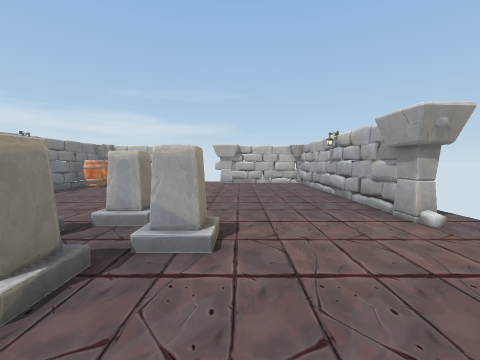
View 1 (above)

12 first-person views from a walk through a Unity game level. The camera is 1.3 m above the floor, tilts 4° down and sees 90° across. The floor is counted in squares, 1 m on a side. Each view is taken from the middle of a square. On the plan, view 1 faces up. The plan holds only what a view shows up to about 12 squares ahead; the rest is blank. Some animated figures are left out. Door leaves are left out, so doorways stand open.

View 2
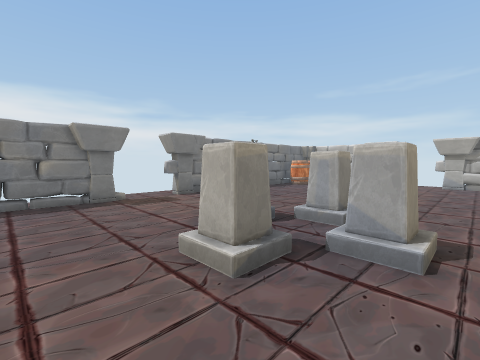

View 3
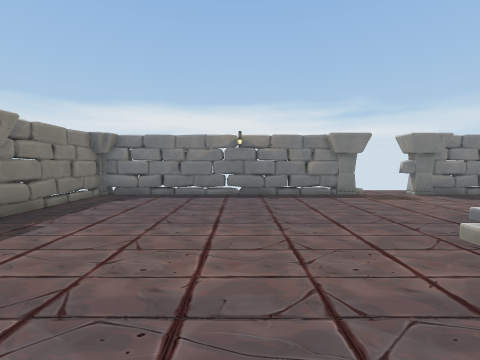

View 4
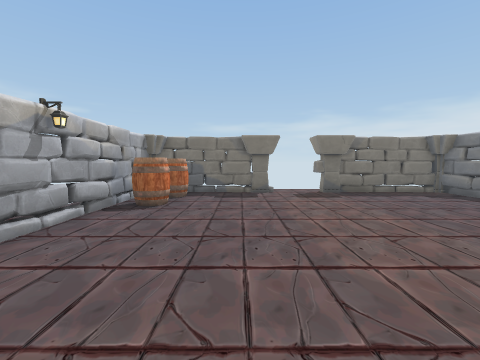

View 5
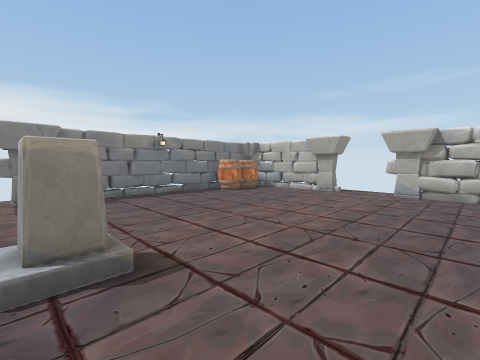

View 6
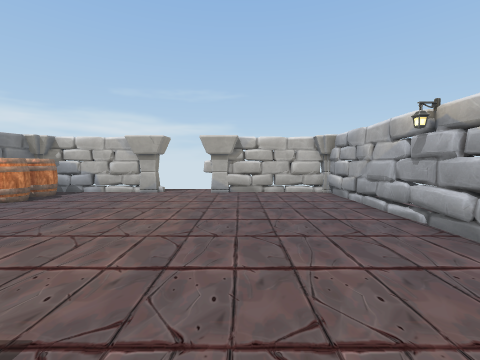

View 7
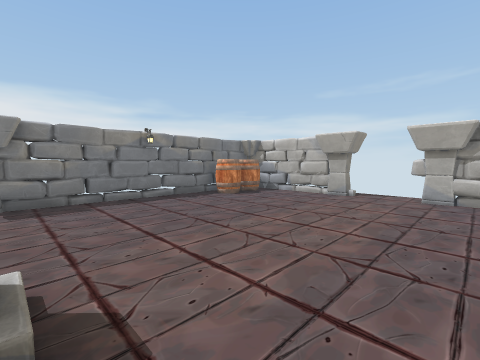

View 8
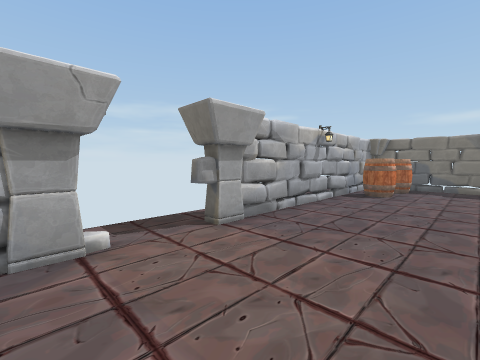

View 9
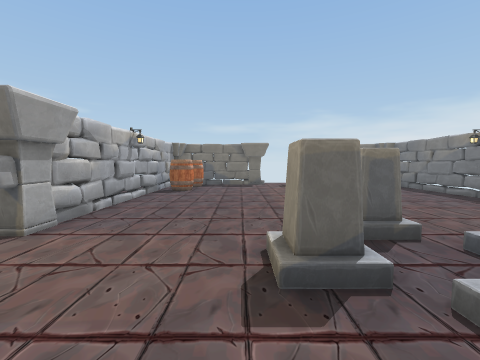

View 10
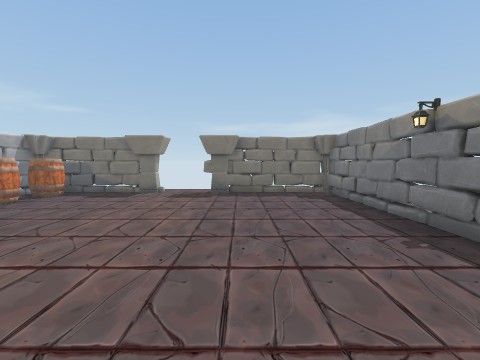

View 11
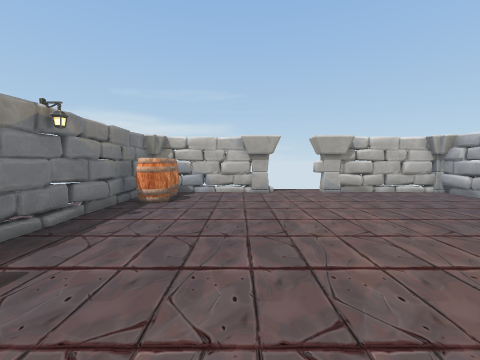

View 12
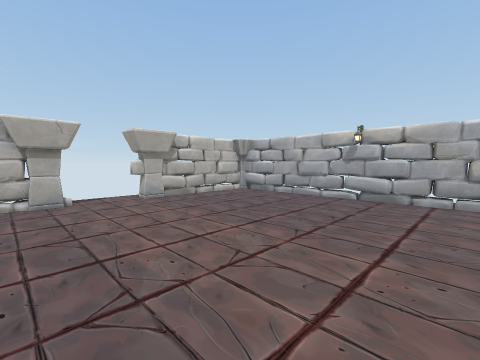

### Floor plan
Points are (right, up) in squares from view 1. A wall is a line through its corners. A room is listed if a view was taken in it or the views show most of it. See-through windows are left out.
Room 1 (views 1, 2, 3, 4, 5, 6, 7, 8, 9, 10, 11, 12)
walls: (-8.9, 5.2) (-9, 4.7); (-8.9, 1.6) (-8.9, -7.4); (-9, 1.6) (-9.1, 0.9) (-8.9, 0.6); (-8.8, 8.1) (-9, 7.4); (4, 2.7) (4, 3.2); (4, 2.7) (4, 3.2); (-9, 7.9) (-8.8, 6.4); (3.8, 6.4) (3.9, 7.4); (4, 6.4) (3.9, 15.5); (-9, -0.5) (-8.8, -1.6); (-8.8, -0.9) (-9.1, -2); (4.1, 7) (3.9, 7.4); (3.8, -0.2) (4.1, 1); (-8.9, -1.4) (-9, -2.1); (3.8, 8.4) (4.1, 9.3); (4, 8.5) (3.7, 10.3); (-9, 10.1) (-8.8, 8.7); (3.9, 9.4) (4, 10); (3.9, 9.6) (4.1, 10.1); (-8.9, -2.8) (-9.1, -4.5); (-9, -3.1) (-8.9, -4.4); (-8.8, 11.6) (-9, 8.8) (-8.9, 8.5); (3.8, -2.8) (4.1, -0.6); (4.1, 10.6) (4.2, 11.4); (3.9, 11.5) (4, 12.4) (3.9, 12.7); (3.7, -3.7) (3.8, -3.1); (-9.1, -4.2) (-8.8, -4.6); (-8.8, 13) (-9, 11.3); (-8.8, -5.1) (-9.1, -6.3); (3.9, -4.3) (4, -3.8); (-8.8, 13.3) (-9.2, 11.9); (-9, -5.3) (-8.8, -6.9); (3.8, -4.9) (4, -3.4); (-4.4, 15.7) (-5.9, 15.8); (-4.4, 15.7) (-9, 15.7) (-8.9, 4.8); (-4.5, 15.7) (-5.7, 15.6); (-5.1, -7.7) (-4.4, -7.8); (-8.8, 14.4) (-9, 12.6); (-0.6, -7.7) (3.8, -7.7); (-0.5, -7.7) (1, -7.8); (-8.7, -6.6) (-8.7, -7.1); (4, -5.8) (3.8, -1.5); (-5.5, 15.8) (-6, 15.6); (-6.4, 15.6) (-7.1, 15.8) (-8.1, 15.6); (3.8, -6) (4, -4.7); (0.1, 15.7) (-0.5, 15.8); (-6.7, -7.6) (-5.5, -7.9); (0.7, 15.7) (0.2, 15.8); (1.4, -7.6) (2, -7.8); (0.6, -7.9) (1.1, -7.7); (1.8, 15.6) (0.9, 15.8) (-0.1, 15.7) (-0.6, 15.8); (-7.5, -7.9) (-7.1, -7.7); (3.9, 14.7) (4, 15.3); (-8.2, -7.7) (-7.1, -7.8); (-8.5, -7.8) (-3.5, -7.8); (4.1, -7.1) (4.1, -6.6); (3.2, 15.7) (2.1, 15.8); (3.5, 15.8) (2.4, 15.7) (2.1, 15.6); (3.5, 15.8) (-1.6, 15.7); (4.1, -7.5) (4, 1.6)
low walls: (4, 8.1) (4.1, 8.6); (3.8, -1.5) (3.8, -1); (4.1, -1.5) (3.8, 1.4); (3.9, 11.2) (3.9, 11.7); (4.1, 12) (4.1, 12.4); (-9, 13.1) (-8.9, 11.9); (3.9, 13.7) (3.9, 14.4); (-6, -7.8) (-5.1, -7.7); (-6.7, 15.9) (-7.2, 15.9); (1.7, -7.9) (2.2, -7.9); (2, -7.8) (2.8, -7.7); (-8.5, -7.8) (-7.7, -7.7)
ways out: open door at (-9, 4.5); open door at (-2.5, -8); open door at (-2.5, 16); open door at (4, 3.5)
objects: pillar (-9, 2) to (-9, 3); pillar (-9, 6); barrel (-8, 13) to (-7, 13); barrel (-8, 14) to (-8, 15); pillar (-4, -8); pillar (-4, 4); pillar (-4, 16); pillar (-3, 2) to (-2, 3); pillar (-3, 5) to (-2, 6); pillar (-1, -8); pillar (-1, 4); pillar (-1, 16); barrel (2, -7) to (3, -6); barrel (2, -5) to (3, -4)

Where each view was taken, in squares from view 1:
view 1: 0 up, 0 right, facing up
view 2: 0 up, 0 right, facing up-left
view 3: 2 down, 1 right, facing left
view 4: 3 up, 0 right, facing down
view 5: 5 up, 1 right, facing up-left
view 6: 5 up, 0 right, facing up
view 7: 6 up, 0 right, facing up-left
view 8: 6 up, 0 right, facing down-right
view 9: 7 up, 0 right, facing down
view 10: 3 up, 5 left, facing down
view 11: 5 up, 5 left, facing up
view 12: 7 up, 5 left, facing up-right
